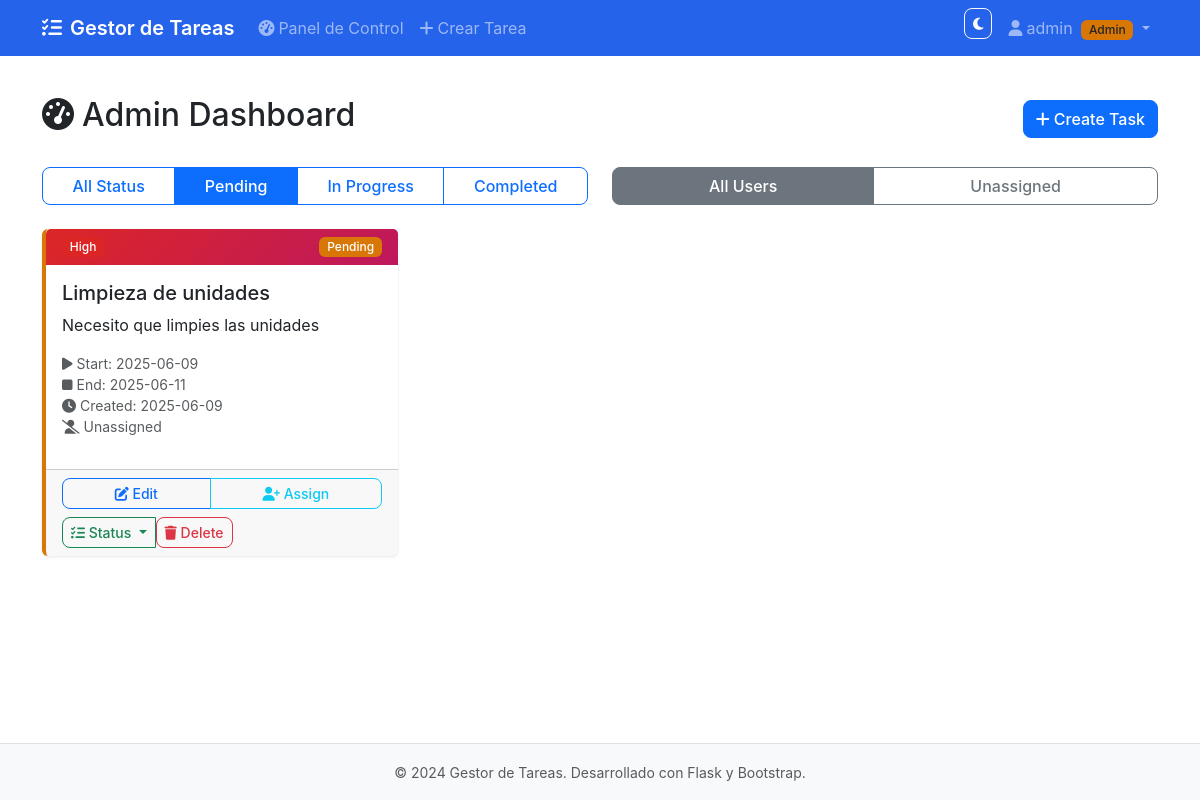
Screenshot of /admin_dashboard?status=pending&user=all (signed in) with the database file from the repository.
### models.py (models this page shows, shortened)
class User(UserMixin, db.Model):
    id = db.Column(db.Integer, primary_key=True)
    username = db.Column(db.String(64), unique=True, nullable=False)
    email = db.Column(db.String(120), unique=True, nullable=False)
    password_hash = db.Column(db.String(256), nullable=False)
    is_admin = db.Column(db.Boolean, default=False, nullable=False)
    created_at = db.Column(db.DateTime, default=datetime.utcnow)
    assigned_tasks = db.relationship('Task', foreign_keys='Task.assigned_to_id', backref='assigned_user', lazy=True)

class Task(db.Model):
    id = db.Column(db.Integer, primary_key=True)
    title = db.Column(db.String(200), nullable=False)
    description = db.Column(db.Text)
    start_date = db.Column(db.Date)
    end_date = db.Column(db.Date)
    status = db.Column(db.String(20), default='pending', nullable=False)  # pending, in_progress, completed
    priority = db.Column(db.String(10), default='medium', nullable=False)  # low, medium, high
    created_at = db.Column(db.DateTime, default=datetime.utcnow)
    updated_at = db.Column(db.DateTime, default=datetime.utcnow, onupdate=datetime.utcnow)
    assigned_to_id = db.Column(db.Integer, db.ForeignKey('user.id'))
    created_by_id = db.Column(db.Integer, db.ForeignKey('user.id'), nullable=False)
    created_by = db.relationship('User', foreign_keys=[created_by_id], backref='created_tasks')
    @property
    def status_badge_class(self):
        status_classes = {
            'pending': 'bg-warning',
            'in_progress': 'bg-info',
            'completed': 'bg-success'
        }
        return status_classes.get(self.status, 'bg-secondary')
    @property
    def priority_badge_class(self):
        priority_classes = {
            'low': 'bg-secondary',
            'medium': 'bg-primary',
            'high': 'bg-danger'
        }
        return priority_classes.get(self.priority, 'bg-secondary')

### routes.py (the view)
@app.route('/admin_dashboard')
@login_required
def admin_dashboard():
    if not current_user.is_admin:
        flash('Access denied. Admin privileges required.', 'error')
        return redirect(url_for('dashboard'))
    status_filter = request.args.get('status', 'all')
    user_filter = request.args.get('user', 'all')
    query = Task.query
    if status_filter != 'all':
        query = query.filter_by(status=status_filter)
    if user_filter != 'all':
        if user_filter == 'unassigned':
            query = query.filter_by(assigned_to_id=None)
        else:
            query = query.filter_by(assigned_to_id=int(user_filter))
    tasks = query.order_by(Task.created_at.desc()).all()
    users = User.query.filter_by(is_admin=False).all()
    return render_template('admin_dashboard.html', tasks=tasks, users=users,
                         status_filter=status_filter, user_filter=user_filter)

### app.py (called while the page is built)
@login_manager.user_loader
def load_user(user_id):
    from models import User
    return User.query.get(int(user_id))

### templates/admin_dashboard.html (shortened to what this page needs)
{% extends "base.html" %}
{% block content %}
<div class="row">
    <div class="col-12">
        <div class="d-flex justify-content-between align-items-center mb-4">
            <h2><i class="fas fa-tachometer-alt me-2"></i>Admin Dashboard</h2>
            <a href="{{ url_for('create_task') }}" class="btn btn-primary">
                <i class="fas fa-plus me-1"></i>Create Task
            </a>
        </div>
        <div class="row mb-4">
            <div class="col-md-6">
                <div class="btn-group w-100" role="group">
                    <a href="{{ url_for('admin_dashboard', status='all', user=user_filter) }}"
                       class="btn {{ 'btn-primary' if status_filter == 'all' else 'btn-outline-primary' }}">
                        All Status
                    </a>
                    <a href="{{ url_for('admin_dashboard', status='pending', user=user_filter) }}"
                       class="btn {{ 'btn-primary' if status_filter == 'pending' else 'btn-outline-primary' }}">
                        Pending
                    </a>
                    <a href="{{ url_for('admin_dashboard', status='in_progress', user=user_filter) }}"
                       class="btn {{ 'btn-primary' if status_filter == 'in_progress' else 'btn-outline-primary' }}">
                        In Progress
                    </a>
                    <a href="{{ url_for('admin_dashboard', status='completed', user=user_filter) }}"
                       class="btn {{ 'btn-primary' if status_filter == 'completed' else 'btn-outline-primary' }}">
                        Completed
                    </a>
                </div>
            </div>
            <div class="col-md-6">
                <div class="btn-group w-100" role="group">
                    <a href="{{ url_for('admin_dashboard', status=status_filter, user='all') }}"
                       class="btn {{ 'btn-secondary' if user_filter == 'all' else 'btn-outline-secondary' }}">
                        All Users
                    </a>
                    <a href="{{ url_for('admin_dashboard', status=status_filter, user='unassigned') }}"
                       class="btn {{ 'btn-secondary' if user_filter == 'unassigned' else 'btn-outline-secondary' }}">
                        Unassigned
                    </a>
                </div>
            </div>
        </div>
        {% if tasks %}
        <div class="row">
            {% for task in tasks %}
            <div class="col-md-6 col-lg-4 mb-4">
                <div class="card h-100 task-card">
                    <div class="card-header d-flex justify-content-between align-items-center">
                        <span class="badge {{ task.priority_badge_class }}">
                            {{ task.priority|title }}
                        </span>
                        <span class="badge {{ task.status_badge_class }}">
                            {{ task.status.replace('_', ' ')|title }}
                        </span>
                    </div>
                    <div class="card-body">
                        <h5 class="card-title">{{ task.title }}</h5>
                        {% if task.description %}
                        <p class="card-text">{{ task.description[:100] }}{% if task.description|length > 100 %}...{% endif %}</p>
                        {% endif %}
                        <div class="small text-muted mb-3">
                            {% if task.start_date %}
                            <div><i class="fas fa-play me-1"></i>Start: {{ task.start_date.strftime('%Y-%m-%d') }}</div>
                            {% endif %}
                            {% if task.end_date %}
                            <div><i class="fas fa-stop me-1"></i>End: {{ task.end_date.strftime('%Y-%m-%d') }}</div>
                            {% endif %}
                            <div><i class="fas fa-clock me-1"></i>Created: {{ task.created_at.strftime('%Y-%m-%d') }}</div>
                            {% if task.assigned_user %}
                            <div><i class="fas fa-user me-1"></i>Assigned to: {{ task.assigned_user.username }}</div>
                            {% else %}
                            <div><i class="fas fa-user-slash me-1"></i>Unassigned</div>
                            {% endif %}
                        </div>
                    </div>
                    <div class="card-footer">
                        <div class="btn-group w-100 mb-2" role="group">
                            <a href="{{ url_for('edit_task', task_id=task.id) }}" class="btn btn-sm btn-outline-primary">
                                <i class="fas fa-edit"></i> Edit
                            </a>
                            <a href="{{ url_for('assign_task', task_id=task.id) }}" class="btn btn-sm btn-outline-info">
                                <i class="fas fa-user-plus"></i> Assign
                            </a>
                        </div>
                        <div class="btn-group w-100" role="group">
                            <div class="btn-group" role="group">
                                <button type="button" class="btn btn-sm btn-outline-success dropdown-toggle" data-bs-toggle="dropdown">
                                    <i class="fas fa-tasks"></i> Status
                                </button>
                            </div>
                            <form method="POST" action="{{ url_for('delete_task', task_id=task.id) }}" class="d-inline"
                                  onsubmit="return confirm('Are you sure you want to delete this task?')">
                                <button type="submit" class="btn btn-sm btn-outline-danger">
                                    <i class="fas fa-trash"></i> Delete
                                </button>
                            </form>
                        </div>
                    </div>
                </div>
            </div>
            {% endfor %}
        </div>
        {% endif %}
    </div>
</div>
{% endblock %}

### templates/base.html (shortened to what this page needs)
<!DOCTYPE html>
<html lang="es-AR" data-bs-theme="light">
<head>
    <link href="https://cdn.jsdelivr.net/npm/bootstrap@5.3.2/dist/css/bootstrap.min.css" rel="stylesheet">
    <link rel="stylesheet" href="https://cdnjs.cloudflare.com/ajax/libs/font-awesome/6.4.0/css/all.min.css">
    <link rel="stylesheet" href="{{ url_for('static', filename='css/style.css') }}">
</head>
<body>
    {% if current_user.is_authenticated %}
    <nav class="navbar navbar-expand-lg navbar-dark bg-primary">
        <div class="container">
            <a class="navbar-brand" href="{{ url_for('index') }}">
                <i class="fas fa-tasks me-2"></i>Gestor de Tareas
            </a>
            <div class="collapse navbar-collapse" id="navbarNav">
                <ul class="navbar-nav me-auto">
                    {% if current_user.is_admin %}
                    <li class="nav-item">
                        <a class="nav-link" href="{{ url_for('admin_dashboard') }}">
                            <i class="fas fa-tachometer-alt me-1"></i>Panel de Control
                        </a>
                    </li>
                    <li class="nav-item">
                        <a class="nav-link" href="{{ url_for('create_task') }}">
                            <i class="fas fa-plus me-1"></i>Crear Tarea
                        </a>
                    </li>
                    {% else %}
                    <li class="nav-item">
                        <a class="nav-link" href="{{ url_for('dashboard') }}">
                            <i class="fas fa-tachometer-alt me-1"></i>Mis Tareas
                        </a>
                    </li>
                    {% endif %}
                </ul>
                <ul class="navbar-nav">
                    <li class="nav-item">
                        <button class="btn btn-outline-light btn-sm me-2" onclick="toggleDarkMode()">
                            <i class="fas fa-moon" id="theme-icon"></i>
                        </button>
                    </li>
                    <li class="nav-item dropdown">
                        <a class="nav-link dropdown-toggle" href="#" role="button" data-bs-toggle="dropdown">
                            <i class="fas fa-user me-1"></i>{{ current_user.username }}
                            {% if current_user.is_admin %}
                            <span class="badge bg-warning text-dark ms-1">Admin</span>
                            {% endif %}
                        </a>
                    </li>
                </ul>
            </div>
        </div>
    </nav>
    {% endif %}
    <main class="container mt-4 mb-5">
        {% block content %}{% endblock %}
    </main>
    <footer class="bg-light mt-auto py-3">
        <div class="container text-center">
            <small class="text-muted">
                © 2024 Gestor de Tareas. Desarrollado con Flask y Bootstrap.
            </small>
        </div>
    </footer>
</body>
</html>

### static/css/style.css (style rules this page uses)
:root { --bs-primary: #2563eb; --bs-primary-rgb: 37, 99, 235; --bs-secondary: #64748b; --bs-secondary-rgb: 100, 116, 139; --bs-success: #059669; --bs-success-rgb: 5, 150, 105; --bs-warning: #d97706; --bs-warning-rgb: 217, 119, 6; --bs-danger: #dc2626; --bs-danger-rgb: 220, 38, 38; --bs-info: #0891b2; --bs-info-rgb: 8, 145, 178; }
body { min-height: 100vh; display: flex; flex-direction: column; font-family: -apple-system, BlinkMacSystemFont, 'Segoe UI', Roboto, Oxygen, Ubuntu, Cantarell, sans-serif; transition: background-color 0.3s ease, color 0.3s ease; }
main { flex: 1; }
.task-card { transition: transform 0.2s ease, box-shadow 0.2s ease; border: none; box-shadow: 0 1px 3px rgba(0, 0, 0, 0.1); }
.card-header { background: linear-gradient(135deg, var(--bs-primary), var(--bs-info)); color: white; border-bottom: none; }
.badge { font-size: 0.75rem; font-weight: 500; }
.btn { transition: all 0.2s ease; border-radius: 0.5rem; font-weight: 500; }
.btn-group .btn { border-radius: 0; }
.btn-group .btn:first-child { border-top-left-radius: 0.5rem; border-bottom-left-radius: 0.5rem; }
.btn-group .btn:last-child { border-top-right-radius: 0.5rem; border-bottom-right-radius: 0.5rem; }
.navbar-brand { font-weight: 600; font-size: 1.25rem; }
footer { background-color: var(--bs-secondary-bg) !important; border-top: 1px solid var(--bs-border-color); }
.task-card { animation: fadeInUp 0.5s ease-out; }
.status-pending { border-left: 4px solid var(--bs-warning); }
.priority-high .card-header { background: linear-gradient(135deg, var(--bs-danger), #be185d); }
* { transition: background-color 0.3s ease, color 0.3s ease, border-color 0.3s ease; }

### rows the page displays
User: username "admin"
Task: priority "High", status.replace "Pending", title "Limpieza de unidades", description "Necesito que limpies las unidades", start_date "2025-06-09", end_date "2025-06-11", created_at "2025-06-09"
